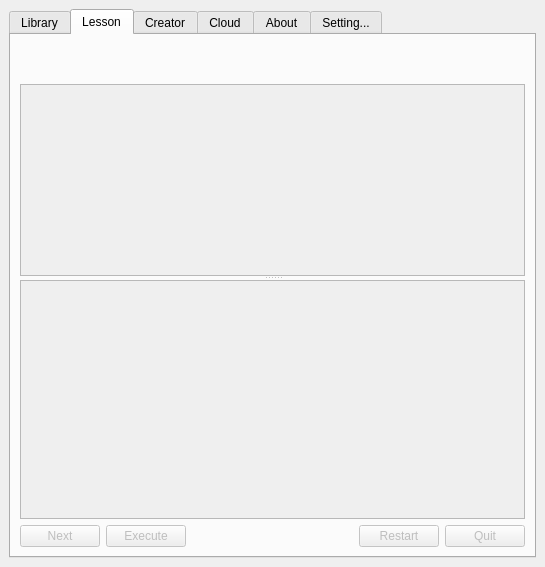
<?xml version="1.0" encoding="UTF-8"?>
<ui version="4.0">
 <class>Qlesson</class>
 <widget class="QDockWidget" name="Qlesson">
  <property name="geometry">
   <rect>
    <x>0</x>
    <y>0</y>
    <width>545</width>
    <height>567</height>
   </rect>
  </property>
  <property name="minimumSize">
   <size>
    <width>382</width>
    <height>450</height>
   </size>
  </property>
  <property name="windowTitle">
   <string>QLesson</string>
  </property>
  <widget class="QWidget" name="contentsMenu">
   <layout class="QGridLayout" name="gridLayout" rowstretch="0">
    <item row="0" column="0">
     <widget class="QTabWidget" name="qtwContentsTabs">
      <property name="focusPolicy">
       <enum>Qt::TabFocus</enum>
      </property>
      <property name="currentIndex">
       <number>1</number>
      </property>
      <widget class="QWidget" name="libraryTab">
       <attribute name="title">
        <string>Library</string>
       </attribute>
       <layout class="QGridLayout" name="gridLayout_3">
        <item row="0" column="0">
         <widget class="QSplitter" name="librarySplitter">
          <property name="orientation">
           <enum>Qt::Vertical</enum>
          </property>
          <widget class="QTreeWidget" name="treeLessons">
           <property name="editTriggers">
            <set>QAbstractItemView::NoEditTriggers</set>
           </property>
           <property name="showDropIndicator" stdset="0">
            <bool>false</bool>
           </property>
           <property name="columnCount">
            <number>1</number>
           </property>
           <attribute name="headerVisible">
            <bool>false</bool>
           </attribute>
           <column>
            <property name="text">
             <string notr="true">1</string>
            </property>
           </column>
          </widget>
          <widget class="QWidget" name="layoutWidget_2">
           <layout class="QGridLayout" name="lessonsGrid">
            <item row="1" column="3">
             <widget class="QPushButton" name="btnStartLesson">
              <property name="text">
               <string>Start Lesson</string>
              </property>
             </widget>
            </item>
            <item row="1" column="0">
             <widget class="QPushButton" name="btnAddLessons">
              <property name="text">
               <string>Add Lessons…</string>
              </property>
             </widget>
            </item>
            <item row="1" column="2">
             <spacer name="horizontalSpacer">
              <property name="orientation">
               <enum>Qt::Horizontal</enum>
              </property>
              <property name="sizeHint" stdset="0">
               <size>
                <width>13</width>
                <height>19</height>
               </size>
              </property>
             </spacer>
            </item>
            <item row="0" column="0" colspan="4">
             <widget class="QTextBrowser" name="lessontxtInfo">
              <property name="sizePolicy">
               <sizepolicy hsizetype="Expanding" vsizetype="Expanding">
                <horstretch>0</horstretch>
                <verstretch>0</verstretch>
               </sizepolicy>
              </property>
             </widget>
            </item>
            <item row="1" column="1">
             <widget class="QPushButton" name="btnRemoveLessons">
              <property name="text">
               <string>Remove Lesson(s)</string>
              </property>
             </widget>
            </item>
           </layout>
          </widget>
         </widget>
        </item>
       </layout>
      </widget>
      <widget class="QWidget" name="lessonTab">
       <property name="enabled">
        <bool>false</bool>
       </property>
       <property name="focusPolicy">
        <enum>Qt::NoFocus</enum>
       </property>
       <attribute name="title">
        <string>Lesson</string>
       </attribute>
       <layout class="QGridLayout" name="gridLayout_4">
        <item row="0" column="0">
         <widget class="QLabel" name="lblLessonName">
          <property name="text">
           <string/>
          </property>
         </widget>
        </item>
        <item row="1" column="0">
         <widget class="QLabel" name="lblLessonStepsInstructions">
          <property name="text">
           <string/>
          </property>
         </widget>
        </item>
        <item row="2" column="0">
         <widget class="QSplitter" name="lessonSplitter">
          <property name="orientation">
           <enum>Qt::Vertical</enum>
          </property>
          <widget class="QListWidget" name="lstSteps">
           <property name="editTriggers">
            <set>QAbstractItemView::NoEditTriggers</set>
           </property>
           <property name="showDropIndicator" stdset="0">
            <bool>false</bool>
           </property>
           <property name="selectionMode">
            <enum>QAbstractItemView::NoSelection</enum>
           </property>
          </widget>
          <widget class="QTextBrowser" name="txtDescription">
           <property name="sizePolicy">
            <sizepolicy hsizetype="Expanding" vsizetype="Expanding">
             <horstretch>0</horstretch>
             <verstretch>2</verstretch>
            </sizepolicy>
           </property>
          </widget>
         </widget>
        </item>
        <item row="3" column="0">
         <layout class="QHBoxLayout" name="lessonsHL">
          <item>
           <widget class="QPushButton" name="btnNextStep">
            <property name="text">
             <string>Next</string>
            </property>
           </widget>
          </item>
          <item>
           <widget class="QPushButton" name="btnExecuteStep">
            <property name="text">
             <string>Execute</string>
            </property>
           </widget>
          </item>
          <item>
           <spacer name="lessonHS">
            <property name="orientation">
             <enum>Qt::Horizontal</enum>
            </property>
            <property name="sizeHint" stdset="0">
             <size>
              <width>40</width>
              <height>20</height>
             </size>
            </property>
           </spacer>
          </item>
          <item>
           <widget class="QPushButton" name="btnRestartLesson">
            <property name="text">
             <string>Restart</string>
            </property>
           </widget>
          </item>
          <item>
           <widget class="QPushButton" name="btnQuitLesson">
            <property name="text">
             <string>Quit</string>
            </property>
           </widget>
          </item>
         </layout>
        </item>
       </layout>
      </widget>
      <widget class="QWidget" name="creatorTab">
       <attribute name="title">
        <string>Creator</string>
       </attribute>
      </widget>
      <widget class="QWidget" name="cloudTab">
       <attribute name="title">
        <string>Cloud</string>
       </attribute>
      </widget>
      <widget class="QWidget" name="aboutTab">
       <attribute name="title">
        <string>About</string>
       </attribute>
       <layout class="QGridLayout" name="gridLayout_2">
        <item row="0" column="0">
         <widget class="QLabel" name="pluginLogo">
          <property name="text">
           <string>TextLabel</string>
          </property>
          <property name="alignment">
           <set>Qt::AlignCenter</set>
          </property>
         </widget>
        </item>
        <item row="1" column="0">
         <widget class="QLabel" name="pluginNamelbl">
          <property name="text">
           <string>TextLabel</string>
          </property>
          <property name="alignment">
           <set>Qt::AlignCenter</set>
          </property>
         </widget>
        </item>
        <item row="2" column="0">
         <layout class="QHBoxLayout" name="aboutHL">
          <item>
           <widget class="QLabel" name="pluginVersion">
            <property name="sizePolicy">
             <sizepolicy hsizetype="Preferred" vsizetype="Preferred">
              <horstretch>0</horstretch>
              <verstretch>0</verstretch>
             </sizepolicy>
            </property>
            <property name="text">
             <string>&lt;b&gt;Plugin version:&lt;/b&gt;</string>
            </property>
           </widget>
          </item>
          <item>
           <widget class="QLabel" name="lblPluginVersion">
            <property name="sizePolicy">
             <sizepolicy hsizetype="Expanding" vsizetype="Preferred">
              <horstretch>0</horstretch>
              <verstretch>0</verstretch>
             </sizepolicy>
            </property>
            <property name="text">
             <string/>
            </property>
           </widget>
          </item>
         </layout>
        </item>
        <item row="3" column="0">
         <widget class="QTextBrowser" name="aboutText"/>
        </item>
       </layout>
      </widget>
      <widget class="QWidget" name="pluginSetting">
       <attribute name="title">
        <string>Setting...</string>
       </attribute>
       <layout class="QGridLayout" name="gridLayout_5">
        <item row="0" column="0">
         <widget class="QLabel" name="SettingLabel">
          <property name="text">
           <string>&lt;b&gt;Lesson Paths&lt;/b&gt;</string>
          </property>
         </widget>
        </item>
        <item row="1" column="0">
         <layout class="QHBoxLayout" name="horizontalLayout">
          <item>
           <widget class="QLabel" name="lessonPathlabel">
            <property name="text">
             <string>Path(s) to search for Lessons</string>
            </property>
           </widget>
          </item>
          <item>
           <spacer name="horizontalSpacer_2">
            <property name="orientation">
             <enum>Qt::Horizontal</enum>
            </property>
            <property name="sizeHint" stdset="0">
             <size>
              <width>65</width>
              <height>20</height>
             </size>
            </property>
           </spacer>
          </item>
          <item>
           <widget class="QToolButton" name="btnAddLessonPath">
            <property name="text">
             <string>...</string>
            </property>
           </widget>
          </item>
          <item>
           <widget class="QToolButton" name="btnRemoveLessonPath">
            <property name="text">
             <string>...</string>
            </property>
           </widget>
          </item>
         </layout>
        </item>
        <item row="2" column="0">
         <widget class="QListWidget" name="lstLessonPaths"/>
        </item>
        <item row="3" column="0">
         <spacer name="verticalSpacer">
          <property name="orientation">
           <enum>Qt::Vertical</enum>
          </property>
          <property name="sizeHint" stdset="0">
           <size>
            <width>20</width>
            <height>212</height>
           </size>
          </property>
         </spacer>
        </item>
       </layout>
      </widget>
     </widget>
    </item>
   </layout>
  </widget>
 </widget>
 <resources/>
 <connections/>
</ui>
